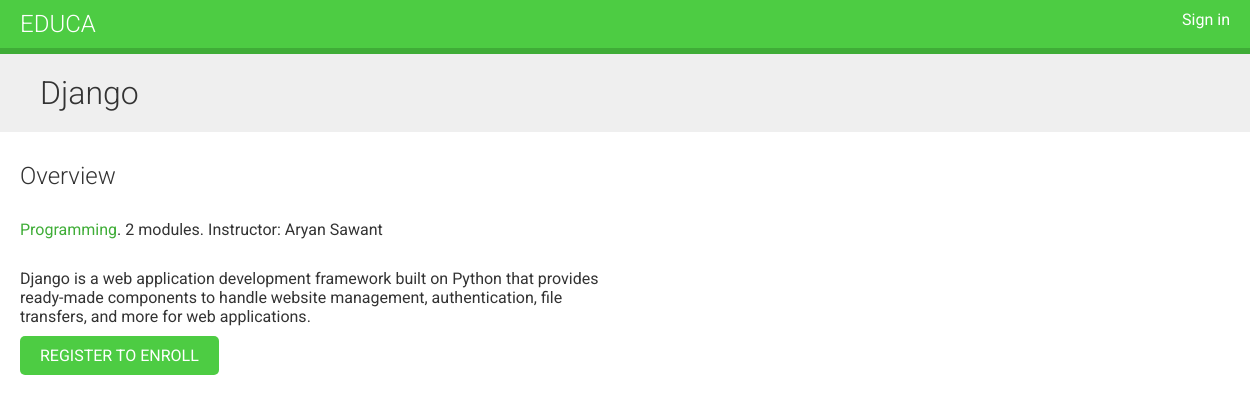
Page /course/django/ on the committed database.
### courses/models.py (models this page shows, shortened)
class Course(models.Model):
    owner = models.ForeignKey(User,
                              related_name='courses_created',
                              on_delete=models.CASCADE)
    subject = models.ForeignKey(Subject,
                                related_name='courses',
                                on_delete=models.CASCADE)
    title = models.CharField(max_length=200)
    slug = models.SlugField(max_length=200, unique=True)
    overview = models.TextField()
    created = models.DateTimeField(auto_now_add=True)
    students = models.ManyToManyField(User,
                                      related_name='courses_joined',
                                      blank=True)
    class Meta:
        ordering = ['-created']

class Subject(models.Model):
    title = models.CharField(max_length=200)
    slug = models.SlugField(max_length=200, unique=True)
    class Meta:
        ordering = ['title']

### courses/views.py (the view)
class CourseDetailView(DetailView):
    model = Course
    template_name = 'courses/course/detail.html'
    def get_context_data(self, **kwargs):
        context = super().get_context_data(**kwargs)
        context['enroll_form'] = CourseEnrollForm(
                                   initial={'course':self.object})
        return context

### courses/templates/courses/course/detail.html (shortened to what this page needs)
{% extends "base.html" %}
{% block content %}
  {% with subject=object.subject %}
    <h1>
      {{ object.title }}
    </h1>
    <div class="module">
      <h2>Overview</h2>
      <p>
        <a href="{% url "course_list_subject" subject.slug %}">
        {{ subject.title }}</a>.
        {{ object.modules.count }} modules.
        Instructor: {{ object.owner.get_full_name }}
      </p>
      {{ object.overview|linebreaks }}
      {% if request.user.is_authenticated %}
        <form action="{% url "student_enroll_course" %}" method="post">
          {{ enroll_form }}
          {% csrf_token %}
          <input type="submit" value="Enroll now">
        </form>
      {% else %}
        <a href="{% url "student_registration" %}" class="button">
          Register to enroll
        </a>
      {% endif %}
    </div>
  {% endwith %}
{% endblock %}

### courses/static/css/base.css (style rules this page uses)
body { margin:0; font-family:'Roboto', sans-serif; font-weight:400; color:#333; }
a { color:#3fad37; text-decoration:none; }
h1, h2, h3, h4, h5, h6 { font-family:'Roboto', sans-serif; font-weight:300; }
h1 { background:#efefef; width:100%; overflow:auto; padding:20px 0 20px 40px; margin:0; }
.module { padding:10px 20px; float:left; width:600px; }
.module p { margin:10px 0 20px; width:100%; float:left; }
input[type=submit], a.button { border-radius:5px; background:#4dcc43; color:#fff; font-size:16px; text-transform:uppercase; border:none; padding:10px 20px; margin:20px 0; }

### rows in the picture
Course: title "Django", modules.count "2", owner.get_full_name "Aryan Sawant", overview "Django is a web application development framework built on Python that provides ready-made components to handle website management, authentication, file transfers, and more for web applications."
Subject: title "Programming"
